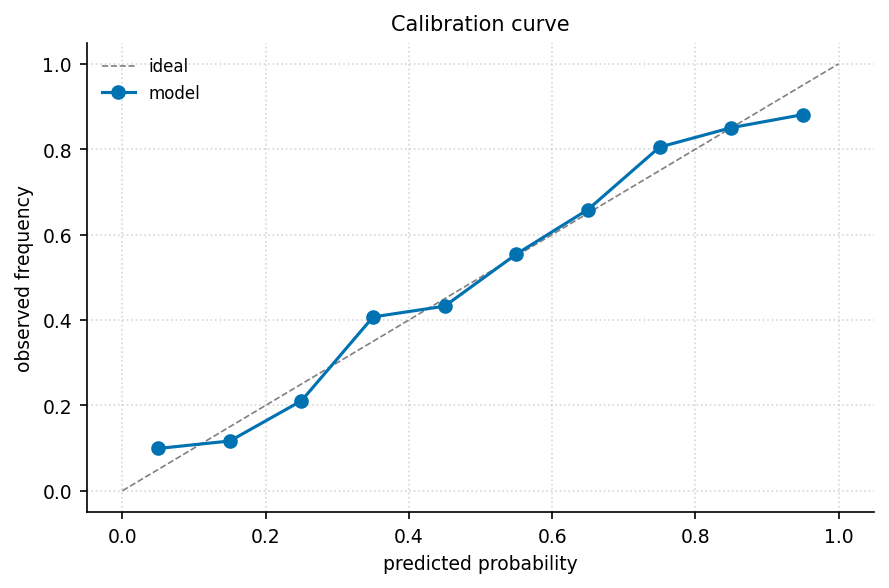

This chart was generated by the following Python code:
"""calibration_curve: 校准曲线（预测概率 vs 实际频率）."""
import sys, os; sys.path.insert(0, os.path.join(os.path.dirname(os.path.abspath(__file__)), '..', '..', '_utils', 'python'))
import numpy as np
import matplotlib.pyplot as plt
from theme import apply_theme
from palette import cycle

def make_figure(title='Calibration curve'):
    apply_theme()
    rng = np.random.default_rng(12)
    n = 2000
    p_true = rng.uniform(0, 1, n)
    y = (rng.uniform(0, 1, n) < p_true).astype(int)
    p_pred = p_true + rng.normal(0, 0.1, n); p_pred = np.clip(p_pred, 0, 1)
    bins = np.linspace(0, 1, 11)
    mids = (bins[:-1] + bins[1:]) / 2
    obs = np.zeros(10)
    for i in range(10):
        mask = (p_pred >= bins[i]) & (p_pred < bins[i+1])
        obs[i] = y[mask].mean() if mask.sum() > 0 else np.nan
    fig, ax = plt.subplots()
    ax.plot([0, 1], [0, 1], '--', color='gray', linewidth=0.8, label='ideal')
    ax.plot(mids, obs, '-o', color=cycle(0), label='model')
    ax.set_xlabel('predicted probability'); ax.set_ylabel('observed frequency'); ax.set_title(title)
    ax.legend(); ax.grid(True, linestyle=':', alpha=0.5)
    fig.tight_layout()
    return fig

if __name__ == '__main__':
    fig = make_figure(); fig.savefig(__file__.replace('.py', '.png'), dpi=150)
